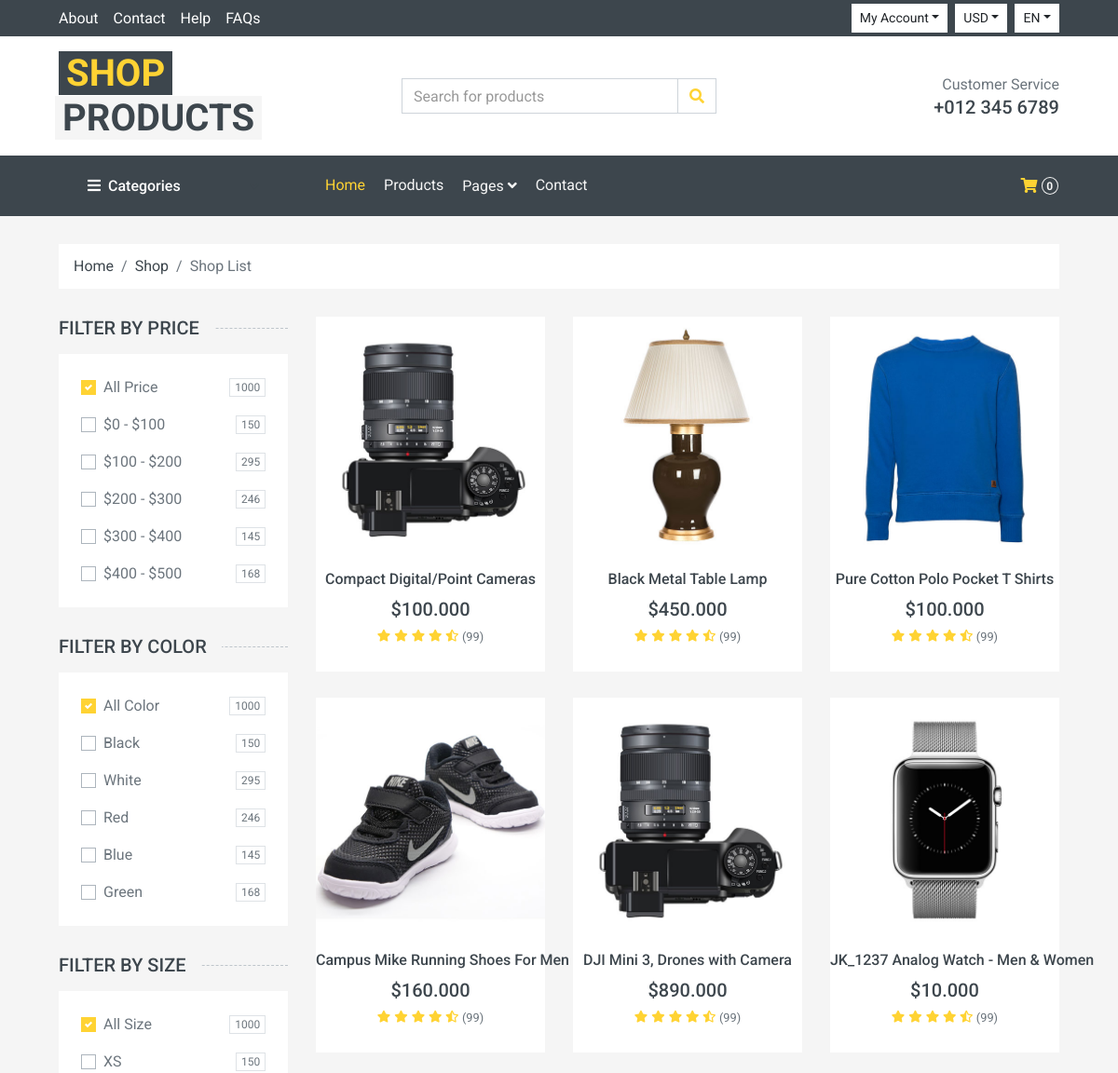
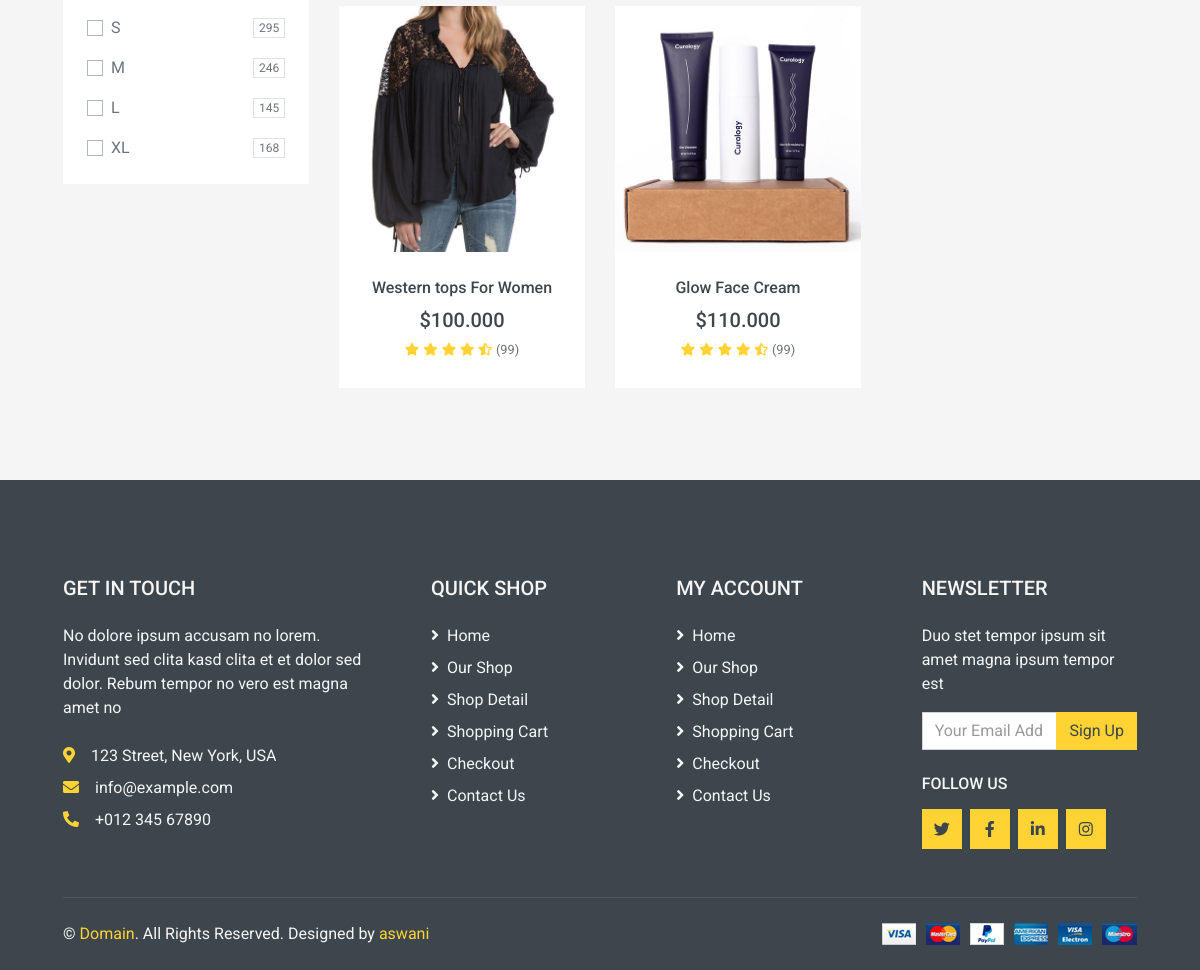
/shop (signed in), run on the app's committed database (2 pictures, top to bottom).
### shop_app/models.py (models this page shows, shortened)
class S_product(models.Model):
    product_name = models.CharField(max_length=300)
    product_img = models.ImageField(upload_to='product_pic')
    price = models.DecimalField(max_digits=10, decimal_places=3)
    description = models.TextField()

### shop_app/views.py (the view)
# urls.py: path('shop', views.shop, name = 'shop'),
@login_required
def shop(request):
    shopproduct = S_product.objects.all()
    return render(request, 'shop.html',{'shopproduct' : shopproduct})

### templates/shop.html (shortened to what this page needs)
{% extends "base.html" %}
{% load static %}
{% block content %}
    <div class="container-fluid">
        <div class="row px-xl-5">
            <div class="col-12">
                <nav class="breadcrumb bg-light mb-30">
                    <a class="breadcrumb-item text-dark" href="{% url 'index' %}">Home</a>
                    <a class="breadcrumb-item text-dark" href="{% url 'shop' %}">Shop</a>
                    <span class="breadcrumb-item active">Shop List</span>
                </nav>
            </div>
        </div>
    </div>
    <div class="container-fluid">
        <div class="row px-xl-5">
            <div class="col-lg-3 col-md-4">
                <h5 class="section-title position-relative text-uppercase mb-3"><span class="bg-secondary pr-3">Filter by price</span></h5>
                <div class="bg-light p-4 mb-30">
                    <form>
                        <div class="custom-control custom-checkbox d-flex align-items-center justify-content-between mb-3">
                            <label class="custom-control-label" for="price-all">All Price</label>
                            <span class="badge border font-weight-normal">1000</span>
                        </div>
                        <div class="custom-control custom-checkbox d-flex align-items-center justify-content-between mb-3">
                            <label class="custom-control-label" for="price-1">$0 - $100</label>
                            <span class="badge border font-weight-normal">150</span>
                        </div>
                        <div class="custom-control custom-checkbox d-flex align-items-center justify-content-between mb-3">
                            <label class="custom-control-label" for="price-2">$100 - $200</label>
                            <span class="badge border font-weight-normal">295</span>
                        </div>
                        <div class="custom-control custom-checkbox d-flex align-items-center justify-content-between mb-3">
                            <label class="custom-control-label" for="price-3">$200 - $300</label>
                            <span class="badge border font-weight-normal">246</span>
                        </div>
                        <div class="custom-control custom-checkbox d-flex align-items-center justify-content-between mb-3">
                            <label class="custom-control-label" for="price-4">$300 - $400</label>
                            <span class="badge border font-weight-normal">145</span>
                        </div>
                        <div class="custom-control custom-checkbox d-flex align-items-center justify-content-between">
                            <label class="custom-control-label" for="price-5">$400 - $500</label>
                            <span class="badge border font-weight-normal">168</span>
                        </div>
                    </form>
                </div>
                <h5 class="section-title position-relative text-uppercase mb-3"><span class="bg-secondary pr-3">Filter by color</span></h5>
                <div class="bg-light p-4 mb-30">
                    <form>
                        <div class="custom-control custom-checkbox d-flex align-items-center justify-content-between mb-3">
                            <label class="custom-control-label" for="price-all">All Color</label>
                            <span class="badge border font-weight-normal">1000</span>
                        </div>
                        <div class="custom-control custom-checkbox d-flex align-items-center justify-content-between mb-3">
                            <label class="custom-control-label" for="color-1">Black</label>
                            <span class="badge border font-weight-normal">150</span>
                        </div>
                        <div class="custom-control custom-checkbox d-flex align-items-center justify-content-between mb-3">
                            <label class="custom-control-label" for="color-2">White</label>
                            <span class="badge border font-weight-normal">295</span>
                        </div>
                        <div class="custom-control custom-checkbox d-flex align-items-center justify-content-between mb-3">
                            <label class="custom-control-label" for="color-3">Red</label>
                            <span class="badge border font-weight-normal">246</span>
                        </div>
                        <div class="custom-control custom-checkbox d-flex align-items-center justify-content-between mb-3">
                            <label class="custom-control-label" for="color-4">Blue</label>
                            <span class="badge border font-weight-normal">145</span>
                        </div>
                        <div class="custom-control custom-checkbox d-flex align-items-center justify-content-between">
                            <label class="custom-control-label" for="color-5">Green</label>
                            <span class="badge border font-weight-normal">168</span>
                        </div>
                    </form>
                </div>
                <h5 class="section-title position-relative text-uppercase mb-3"><span class="bg-secondary pr-3">Filter by size</span></h5>
                <div class="bg-light p-4 mb-30">
                    <form>
                        <div class="custom-control custom-checkbox d-flex align-items-center justify-content-between mb-3">
                            <label class="custom-control-label" for="size-all">All Size</label>
                            <span class="badge border font-weight-normal">1000</span>
                        </div>
                        <div class="custom-control custom-checkbox d-flex align-items-center justify-content-between mb-3">
                            <label class="custom-control-label" for="size-1">XS</label>
                            <span class="badge border font-weight-normal">150</span>
                        </div>
                        <div class="custom-control custom-checkbox d-flex align-items-center justify-content-between mb-3">
                            <label class="custom-control-label" for="size-2">S</label>
                            <span class="badge border font-weight-normal">295</span>
                        </div>
                        <div class="custom-control custom-checkbox d-flex align-items-center justify-content-between mb-3">
                            <label class="custom-control-label" for="size-3">M</label>
                            <span class="badge border font-weight-normal">246</span>
                        </div>
                        <div class="custom-control custom-checkbox d-flex align-items-center justify-content-between mb-3">
                            <label class="custom-control-label" for="size-4">L</label>
                            <span class="badge border font-weight-normal">145</span>
                        </div>
                        <div class="custom-control custom-checkbox d-flex align-items-center justify-content-between">
                            <label class="custom-control-label" for="size-5">XL</label>
                            <span class="badge border font-weight-normal">168</span>
                        </div>
                    </form>
                </div>
            </div>
            <div class="col-lg-9 col-md-8">
                <div class="row pb-3">
                    {% for product in shopproduct %}
                    <div class="col-lg-4 col-md-6 col-sm-6 pb-1">
                        <div class="product-item bg-light mb-4">
                            <div class="product-img position-relative overflow-hidden">
                                <img class="img-fluid w-100" src="{{ product.product_img.url }}" alt="{{ product.product_name }}">
                                <div class="product-action">
                                </div>
                            </div>
                            <div class="text-center py-4">
                                <a class="h6 text-decoration-none text-truncate" href="{% url 'product_detail' product.id %}">{{ product.product_name }}</a>
                                <div class="d-flex align-items-center justify-content-center mt-2">
                                    <h5>${{ product.price }}</h5>
                                </div>
                                <div class="d-flex align-items-center justify-content-center mb-1">
                                    <small class="fa fa-star text-primary mr-1"></small>
                                    <small class="fa fa-star text-primary mr-1"></small>
                                    <small class="fa fa-star text-primary mr-1"></small>
                                    <small class="fa fa-star text-primary mr-1"></small>
                                    <small class="fa fa-star-half-alt text-primary mr-1"></small>
                                    <small>(99)</small>
                                </div>
                            </div>
                        </div>
                    </div>
                    {% endfor %}
                </div>
            </div>
        </div>
    </div>
{% endblock %}

### data on the page
S_product: product_img (picture), product_name "Compact Digital/Point Cameras", price "100.000"
S_product: product_img (picture), product_name "Black Metal Table Lamp", price "450.000"
S_product: product_img (picture), product_name "Pure Cotton Polo Pocket T Shirts", price "100.000"
S_product: product_img (picture), product_name "Campus Mike Running Shoes For Men", price "160.000"
S_product: product_img (picture), product_name "DJI Mini 3, Drones with Camera", price "890.000"
S_product: product_img (picture), product_name "JK_1237 Analog Watch - Men & Women", price "10.000"
S_product: product_img (picture), product_name "Western tops For Women", price "100.000"
S_product: product_img (picture), product_name "Glow Face Cream", price "110.000"

### other printed values
{{ cart_count }} "0"
